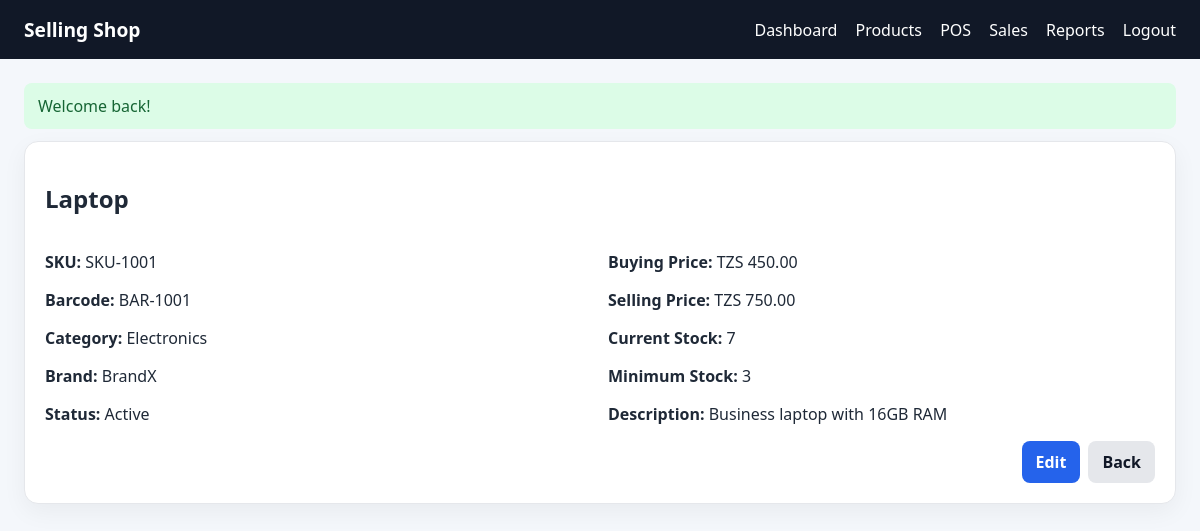
The app's page /index.php?action=products/show&id=1 (signed in) with its own data.
### tables this page shows
CREATE TABLE products (
        id INTEGER PRIMARY KEY AUTOINCREMENT,
        name TEXT NOT NULL,
        sku TEXT NOT NULL UNIQUE,
        barcode TEXT NOT NULL UNIQUE,
        category TEXT NOT NULL,
        brand TEXT NOT NULL,
        buying_price REAL NOT NULL DEFAULT 0,
        selling_price REAL NOT NULL DEFAULT 0,
        stock INTEGER NOT NULL DEFAULT 0,
        minimum_stock INTEGER NOT NULL DEFAULT 0,
        image TEXT,
        description TEXT,
        status TEXT NOT NULL DEFAULT 'Active',
        deleted_at TEXT,
        created_by INTEGER,
        created_at DATETIME DEFAULT CURRENT_TIMESTAMP,
        FOREIGN KEY(created_by) REFERENCES users(id)
    );

### app/Controllers/Controller.php (called while the page is built, shortened)
<?php
class Controller {
    protected function render(string $view, array $data = []): void {
        extract($data);
        $viewFile = base_path('app/Views/' . str_replace('.', '/', $view) . '.php');
        include base_path('app/Views/partials/header.php');
        include $viewFile;
        include base_path('app/Views/partials/footer.php');
    }
}

### app/Controllers/ProductController.php (called while the page is built, shortened)
<?php
require_once base_path('app/Controllers/Controller.php');
require_once base_path('app/Models/Product.php');
class ProductController extends Controller {
    public function show(): void {
        $product = (new Product())->findById((int)($_GET['id'] ?? 0));
        $this->render('products/show', ['product' => $product]);
    }
}

### public/index.php (called while the page is built, shortened)
<?php
require_once __DIR__ . '/../config/bootstrap.php';
require_once base_path('app/Controllers/Controller.php');
require_once base_path('app/Controllers/ProductController.php');
$action = $_GET['action'] ?? 'dashboard';
$routes = [
    'dashboard' => ['DashboardController', 'index'],
    'login' => ['AuthController', 'loginForm'],
    'do-login' => ['AuthController', 'login'],
    'logout' => ['AuthController', 'logout'],
    'products' => ['ProductController', 'index'],
    'products/form' => ['ProductController', 'form'],
    'products/save' => ['ProductController', 'save'],
    'products/show' => ['ProductController', 'show'],
    'products/delete' => ['ProductController', 'delete'],
    'products/restore' => ['ProductController', 'restore'],
    'sales/pos' => ['SaleController', 'pos'],
    'sales/add-to-cart' => ['SaleController', 'addToCart'],
    'sales/update-cart' => ['SaleController', 'updateCart'],
    'sales/remove-item' => ['SaleController', 'removeItem'],
    'sales/checkout' => ['SaleController', 'checkout'],
    'sales/cancel' => ['SaleController', 'cancel'],
    'sales/hold' => ['SaleController', 'hold'],
    'sales/resume' => ['SaleController', 'resume'],
    'sales/history' => ['SaleController', 'history'],
    'sales/show' => ['SaleController', 'show'],
    'sales/receipt' => ['SaleController', 'receipt'],
    'sales/invoice' => ['SaleController', 'invoice'],
    'reports' => ['ReportController', 'index'],
];
[$controllerName, $method] = $routes[$action];
$controller = new $controllerName();
$controller->$method();

### config/bootstrap.php (called while the page is built, shortened)
<?php
function base_path(string $path = ''): string {
    return APP_ROOT . ($path ? '/' . ltrim($path, '/') : '');
}
function url(string $path = ''): string {
    $path = ltrim($path, '/');
    return $path ? 'index.php?action=' . $path : 'index.php';
}
function formatCurrency(float $amount): string {
    return 'TZS ' . number_format($amount, 2);
}
function getDb(): PDO {
    static $pdo = null;
    if ($pdo) {
        return $pdo;
    }
    $dbFile = getenv('DB_PATH') ?: base_path('storage/app.sqlite');
    $pdo = new PDO('sqlite:' . $dbFile);
    $pdo->setAttribute(PDO::ATTR_ERRMODE, PDO::ERRMODE_EXCEPTION);
    $pdo->setAttribute(PDO::ATTR_DEFAULT_FETCH_MODE, PDO::FETCH_ASSOC);
    return $pdo;
}

### app/Models/Model.php (called while the page is built, shortened)
<?php
class Model {
    public function __construct() {
        $this->db = getDb();
    }
}

### app/Models/Product.php (called while the page is built, shortened)
<?php
require_once base_path('app/Models/Model.php');
class Product extends Model {
    public function findById(int $id): ?array {
        $stmt = $this->db->prepare('SELECT * FROM products WHERE id = :id LIMIT 1');
        $stmt->execute(['id' => $id]);
        $product = $stmt->fetch();
        return $product ?: null;
    }
}

### app/Views/products/show.php (the view)
<div class="card">
    <h2><?= htmlspecialchars($product['name']) ?></h2>
    <div class="two-col">
        <div>
            <p><strong>SKU:</strong> <?= htmlspecialchars($product['sku']) ?></p>
            <p><strong>Barcode:</strong> <?= htmlspecialchars($product['barcode']) ?></p>
            <p><strong>Category:</strong> <?= htmlspecialchars($product['category']) ?></p>
            <p><strong>Brand:</strong> <?= htmlspecialchars($product['brand']) ?></p>
            <p><strong>Status:</strong> <?= htmlspecialchars($product['status']) ?></p>
        </div>
        <div>
            <p><strong>Buying Price:</strong> <?= formatCurrency((float)$product['buying_price']) ?></p>
            <p><strong>Selling Price:</strong> <?= formatCurrency((float)$product['selling_price']) ?></p>
            <p><strong>Current Stock:</strong> <?= (int)$product['stock'] ?></p>
            <p><strong>Minimum Stock:</strong> <?= (int)$product['minimum_stock'] ?></p>
            <p><strong>Description:</strong> <?= htmlspecialchars($product['description']) ?></p>
        </div>
    </div>
    <div class="right">
        <a class="btn btn-primary" href="<?= url('products/form&id=' . $product['id']) ?>">Edit</a>
        <a class="btn btn-secondary" href="<?= url('products') ?>">Back</a>
    </div>
</div>

### public/assets/styles.css (style rules this page uses)
:root { --bg:#f4f7fb;--card:#fff;--text:#1f2937;--muted:#6b7280;--primary:#2563eb;--accent:#10b981;--danger:#dc2626;--warning:#f59e0b;--border:#e5e7eb }
* { box-sizing:border-box;font-family:Segoe UI,Arial,sans-serif }
body { margin:0;background:var(--bg);color:var(--text) }
.card { background:var(--card);border:1px solid var(--border);border-radius:14px;padding:20px;box-shadow:0 8px 24px rgba(0,0,0,.05);margin-bottom:18px }
.btn { display:inline-block;padding:10px 14px;border:none;border-radius:8px;text-decoration:none;cursor:pointer;font-weight:600 }
.btn-primary { background:var(--primary);color:white }
.btn-secondary { background:#e5e7eb;color:#111827 }
.two-col { display:grid;grid-template-columns:repeat(2,minmax(0,1fr));gap:16px }
.right { display:flex;justify-content:flex-end;gap:8px }

### records on screen
products: name "Laptop", sku "SKU-1001", barcode "BAR-1001", category "Electronics", brand "BrandX", status "Active", buying_price "TZS 450.00", selling_price "TZS 750.00", stock "7", minimum_stock "3", description "Business laptop with 16GB RAM"

### other values on screen
$message "Welcome back!"
